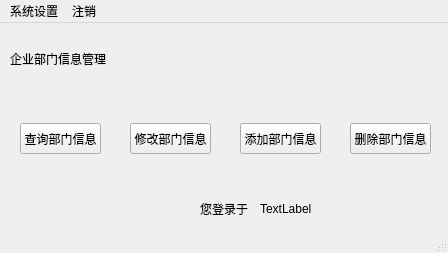
<?xml version="1.0" encoding="UTF-8"?>
<ui version="4.0">
 <class>depart</class>
 <widget class="QMainWindow" name="depart">
  <property name="geometry">
   <rect>
    <x>0</x>
    <y>0</y>
    <width>448</width>
    <height>253</height>
   </rect>
  </property>
  <property name="windowTitle">
   <string>企业人事管理系统</string>
  </property>
  <widget class="QWidget" name="centralwidget">
   <widget class="QLabel" name="welLabel">
    <property name="geometry">
     <rect>
      <x>10</x>
      <y>20</y>
      <width>181</width>
      <height>31</height>
     </rect>
    </property>
    <property name="text">
     <string>企业部门信息管理</string>
    </property>
   </widget>
   <widget class="QLabel" name="strLabel">
    <property name="geometry">
     <rect>
      <x>200</x>
      <y>170</y>
      <width>54</width>
      <height>31</height>
     </rect>
    </property>
    <property name="text">
     <string>您登录于</string>
    </property>
   </widget>
   <widget class="QLabel" name="timeLabel">
    <property name="geometry">
     <rect>
      <x>260</x>
      <y>170</y>
      <width>171</width>
      <height>31</height>
     </rect>
    </property>
    <property name="text">
     <string>TextLabel</string>
    </property>
   </widget>
   <widget class="QPushButton" name="selectDepartBtn">
    <property name="geometry">
     <rect>
      <x>20</x>
      <y>100</y>
      <width>81</width>
      <height>31</height>
     </rect>
    </property>
    <property name="text">
     <string>查询部门信息</string>
    </property>
   </widget>
   <widget class="QPushButton" name="alterDepartBtn">
    <property name="geometry">
     <rect>
      <x>130</x>
      <y>100</y>
      <width>81</width>
      <height>31</height>
     </rect>
    </property>
    <property name="text">
     <string>修改部门信息</string>
    </property>
   </widget>
   <widget class="QPushButton" name="deleteDepartBtn">
    <property name="geometry">
     <rect>
      <x>350</x>
      <y>100</y>
      <width>81</width>
      <height>31</height>
     </rect>
    </property>
    <property name="text">
     <string>删除部门信息</string>
    </property>
   </widget>
   <widget class="QPushButton" name="addDepartBtn">
    <property name="geometry">
     <rect>
      <x>240</x>
      <y>100</y>
      <width>81</width>
      <height>31</height>
     </rect>
    </property>
    <property name="text">
     <string>添加部门信息</string>
    </property>
   </widget>
  </widget>
  <widget class="QMenuBar" name="menubar">
   <property name="geometry">
    <rect>
     <x>0</x>
     <y>0</y>
     <width>448</width>
     <height>23</height>
    </rect>
   </property>
   <widget class="QMenu" name="menu">
    <property name="title">
     <string>系统设置</string>
    </property>
    <addaction name="aboutAction"/>
    <addaction name="helpAaction"/>
    <addaction name="alterAction"/>
   </widget>
   <widget class="QMenu" name="menu_2">
    <property name="title">
     <string>注销</string>
    </property>
   </widget>
   <addaction name="menu"/>
   <addaction name="menu_2"/>
  </widget>
  <widget class="QStatusBar" name="statusbar"/>
  <action name="aboutAction">
   <property name="text">
    <string>关于软件</string>
   </property>
  </action>
  <action name="helpAaction">
   <property name="text">
    <string>帮助信息</string>
   </property>
  </action>
  <action name="alterAction">
   <property name="text">
    <string>修改密码</string>
   </property>
  </action>
 </widget>
 <resources/>
 <connections/>
</ui>
